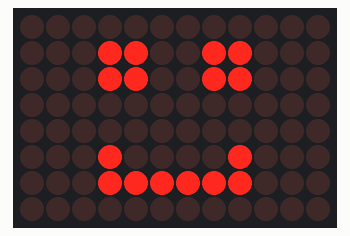
Recording of a sketch running on a simulated Arduino Uno R4 WiFi. Parts: 12×8 LED matrix.

Above: at 0.1 s.
At 0.6 s:
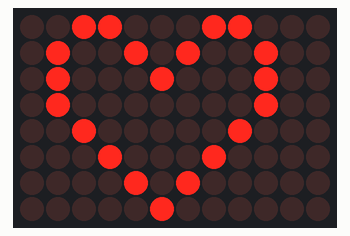

The sketch:

sample_matrix.ino
```cpp
#include "Arduino_LED_Matrix.h"

ArduinoLEDMatrix matrix;

void setup() {
  Serial.begin(115200);
  matrix.begin();
}

const uint32_t happy[] = {
    0x19819,
    0x80000001,
    0x81f8000
};
const uint32_t heart[] = {
    0x3184a444,
    0x44042081,
    0x100a0040
};

void loop(){
  matrix.loadFrame(happy);
  delay(500);

  matrix.loadFrame(heart);
  delay(500);
}
```

Measured:
- what the display in image 1 shows lasts 0.5 s, from 0.5 s to 1.0 s
